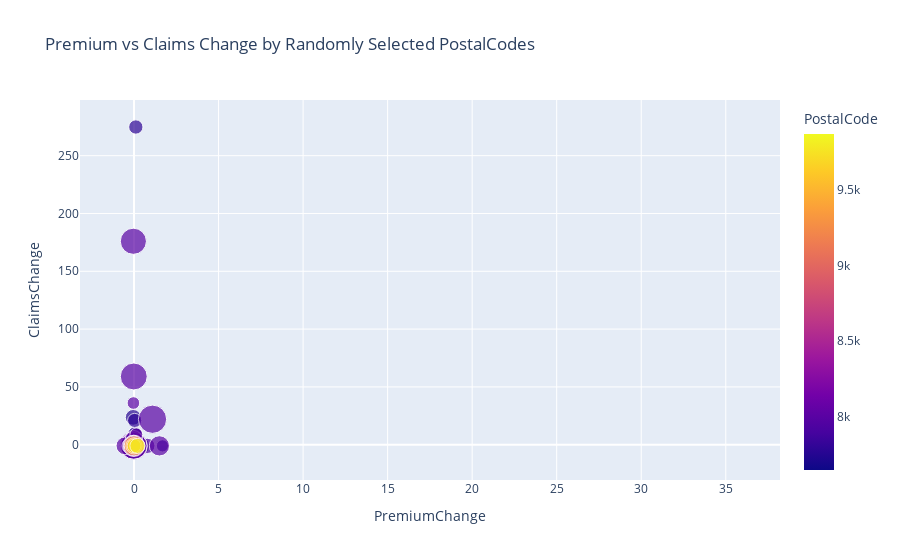

Notebook cell for this chart:
### Code cell
import plotly.express as px

# Filter to ensure `TotalPremium` is valid for the `size` parameter
top_geo_trends = geo_trends.tail(1000)
filtered_geo_trends = top_geo_trends[top_geo_trends['TotalPremium'] > 0]

# Scatter plot for TotalPremium vs TotalClaims with valid PostalCodes
fig = px.scatter(
    filtered_geo_trends,
    x='PremiumChange',
    y='ClaimsChange',
    color='PostalCode',
    size='TotalPremium',  # Only positive values
    hover_data=['CoverType'],
    title='Premium vs Claims Change by Randomly Selected PostalCodes'
)
fig.show()

### Figure 1 — Plotly figure (JSON) as saved in the notebook; plotly's stock layout.template omitted (floating-point values rounded to 4 significant figures; data arrays with more than 128 entries replaced by an {"elided": "..."} marker saying what was removed)
{"data": [{"customdata": {"elided": "921x1 int values"}, "hovertemplate": "PremiumChange=%{x}<br>ClaimsChange=%{y}<br>TotalPremium=%{marker.size}<br>CoverType=%{customdata[0]}<br>PostalCode=%{marker.color}<extra></extra>", "legendgroup": "", "marker": {"color": {"elided": "921 int values"}, "coloraxis": "coloraxis", "size": {"elided": "921 float values"}, "sizemode": "area", "sizeref": 0.4801, "symbol": "circle"}, "mode": "markers", "name": "", "orientation": "v", "showlegend": false, "type": "scatter", "x": {"elided": "921 float values"}, "xaxis": "x", "y": {"elided": "921 float values"}, "yaxis": "y"}], "layout": {"coloraxis": {"colorbar": {"title": {"text": "PostalCode"}}, "colorscale": [[0, "#0d0887"], [0.1111, "#46039f"], [0.2222, "#7201a8"], [0.3333, "#9c179e"], [0.4444, "#bd3786"], [0.5556, "#d8576b"], [0.6667, "#ed7953"], [0.7778, "#fb9f3a"], [0.8889, "#fdca26"], [1, "#f0f921"]]}, "legend": {"itemsizing": "constant", "tracegroupgap": 0}, "title": {"text": "Premium vs Claims Change by Randomly Selected PostalCodes"}, "xaxis": {"anchor": "y", "domain": [0, 1], "title": {"text": "PremiumChange"}}, "yaxis": {"anchor": "x", "domain": [0, 1], "title": {"text": "ClaimsChange"}}}}
